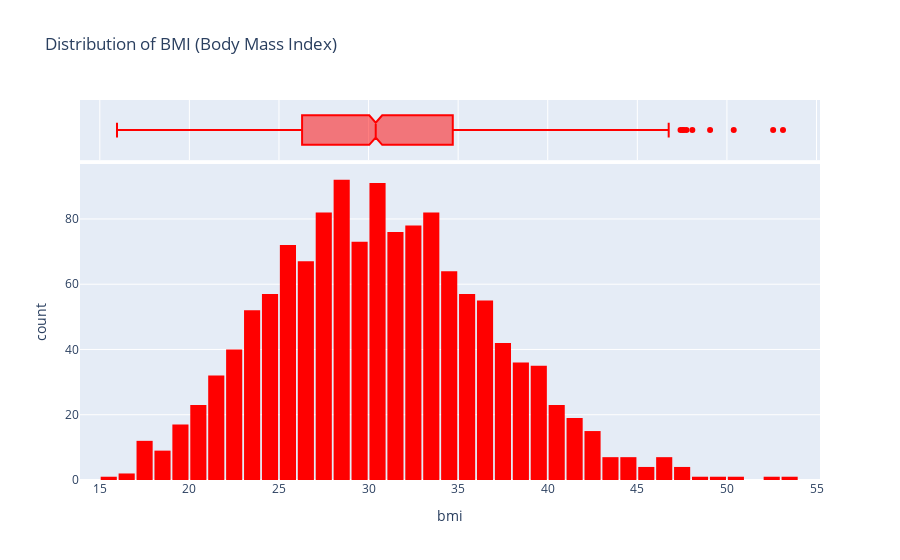

This figure's notebook cell:
### Markdown cell above
### Body Mass Index

### Code cell
fig = px.histogram(df,
                   x='bmi',
                   marginal='box',
                   color_discrete_sequence=['red'],
                   title='Distribution of BMI (Body Mass Index)')
fig.update_layout(bargap=0.1)
fig.show()

### Figure 1 — Plotly figure (JSON) as saved in the notebook; plotly's stock layout.template omitted (floating-point values rounded to 4 significant figures; data arrays with more than 128 entries replaced by an {"elided": "..."} marker saying what was removed)
{"data": [{"alignmentgroup": "True", "bingroup": "x", "hovertemplate": "bmi=%{x}<br>count=%{y}<extra></extra>", "legendgroup": "", "marker": {"color": "red", "pattern": {"shape": ""}}, "name": "", "offsetgroup": "", "orientation": "v", "showlegend": false, "type": "histogram", "x": {"elided": "1338 float values"}, "xaxis": "x", "yaxis": "y"}, {"alignmentgroup": "True", "hovertemplate": "bmi=%{x}<extra></extra>", "legendgroup": "", "marker": {"color": "red"}, "name": "", "notched": true, "offsetgroup": "", "showlegend": false, "type": "box", "x": {"elided": "1338 float values"}, "xaxis": "x2", "yaxis": "y2"}], "layout": {"bargap": 0.1, "barmode": "relative", "legend": {"tracegroupgap": 0}, "title": {"text": "Distribution of BMI (Body Mass Index)"}, "xaxis": {"anchor": "y", "domain": [0, 1], "title": {"text": "bmi"}}, "xaxis2": {"anchor": "y2", "domain": [0, 1], "matches": "x", "showgrid": true, "showticklabels": false}, "yaxis": {"anchor": "x", "domain": [0, 0.8316], "title": {"text": "count"}}, "yaxis2": {"anchor": "x2", "domain": [0.8416, 1], "matches": "y2", "showgrid": false, "showline": false, "showticklabels": false, "ticks": ""}}}
